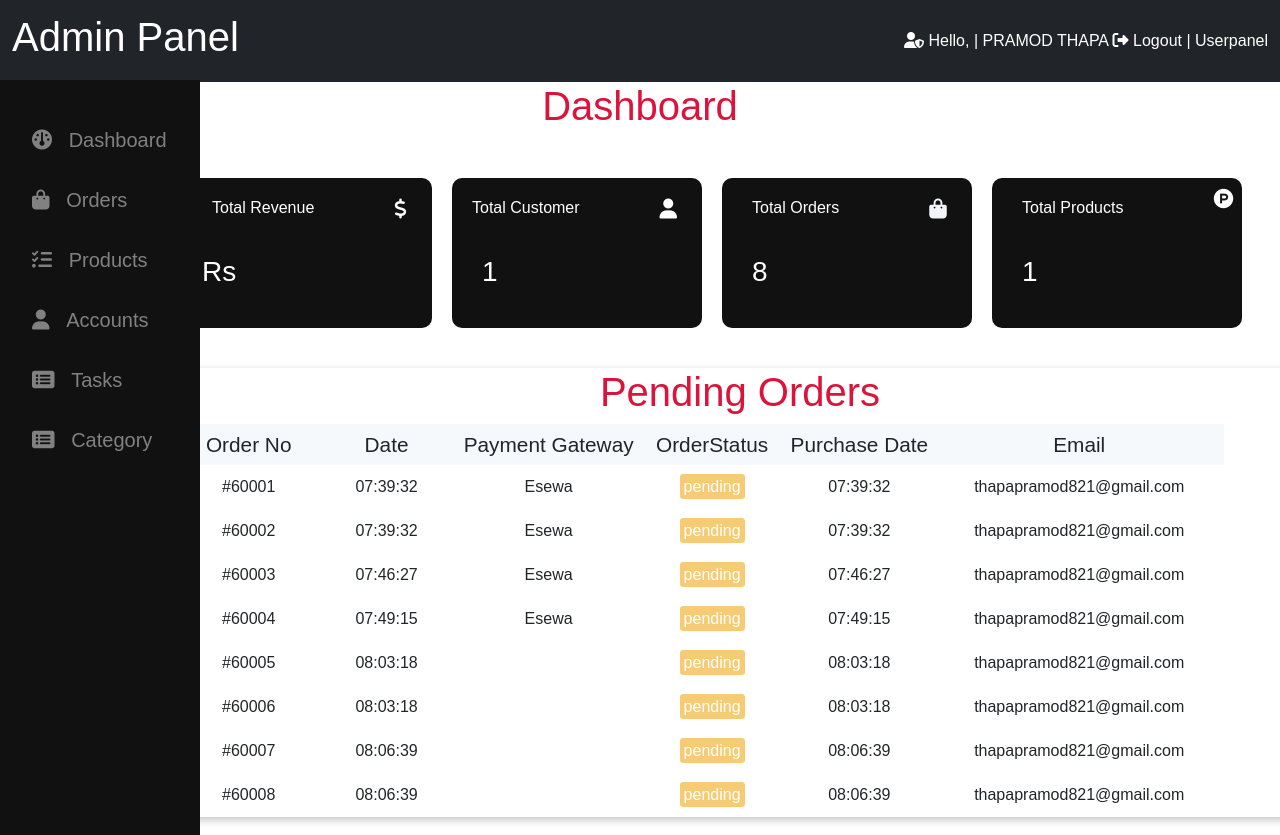
The app's page /frontend/pages/admin/homepage.php (signed in), older data.
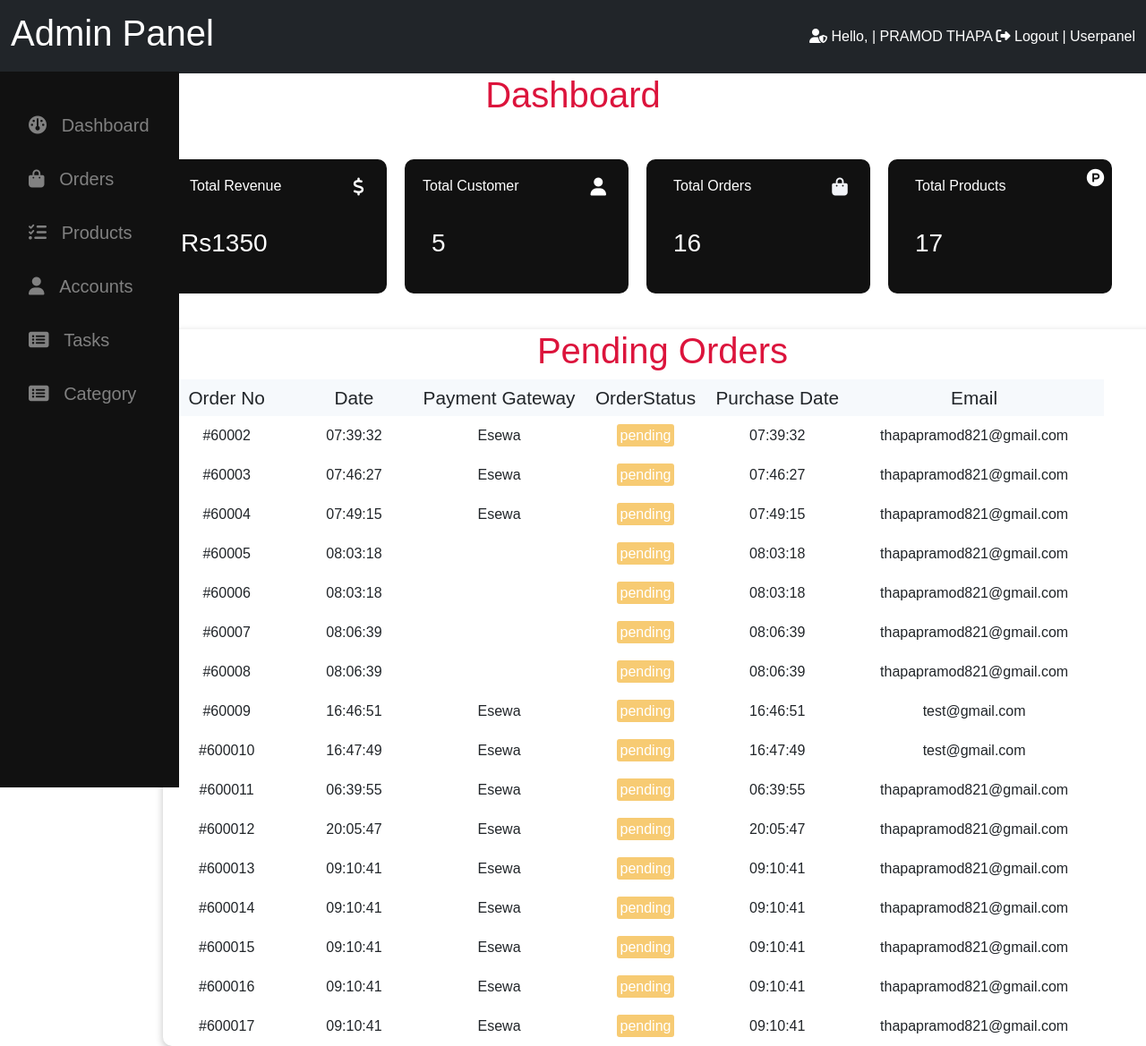
The same page, newer data.
### tables this page shows
CREATE TABLE `orders` (
  `order_id` int(11) NOT NULL,
  `user_id` int(11) NOT NULL,
  `product_name` varchar(255) DEFAULT NULL,
  `quantity` int(11) NOT NULL,
  `total` int(11) NOT NULL,
  `order_status` varchar(255) DEFAULT NULL,
  `payment_method` varchar(255) DEFAULT NULL,
  `email` varchar(255) DEFAULT NULL,
  `city` varchar(255) DEFAULT NULL,
  `address` varchar(255) DEFAULT NULL,
  `product_image` varchar(255) DEFAULT NULL,
  `purchase_date` time DEFAULT current_timestamp()
);

### frontend/pages/admin/homepage.php (the view, shortened to what this page needs)
<?php
include "./dashboard.php";
include "../../../backend/config/connection.php";
$customer_count = mysqli_query($connect, "SELECT * FROM user_info where usertype = 'user'");
$row_count = mysqli_num_rows($customer_count);
$order_count = mysqli_query($connect, "SELECT * FROM orders where order_status = 'pending'");
$order_row_count = mysqli_num_rows($order_count);
$product_count = mysqli_query($connect, "SELECT * FROM products_details");
$product_row_count = mysqli_num_rows($product_count);
$revenue = mysqli_query($connect, "SELECT SUM(total) as total FROM orders where order_status ='Completed' ");
$revenue_fetch = mysqli_fetch_assoc($revenue);
?>
<!DOCTYPE html>
<html lang="en">
<head>
    <link rel="stylesheet" href="https://cdnjs.cloudflare.com/ajax/libs/font-awesome/6.4.0/css/all.min.css" />
    <link rel="stylesheet" href="../../assets/css/bootstrap.min.css">
    <link rel="stylesheet" href="../../assets/css/admin-css/homepage.css">
</head>
<body>
    <div class="container">
        <div class="row">
            <div class="col">
                <div class="text-center" id="dashboard-heading">
                    <h1 class=""> Dashboard </h1>
                </div>
            </div>
            <div class="detail-container">
                <div class="revenue-container">
                    <div class="revenue-heading">
                        <h6>Total Revenue</h6>
                        <i class="fa-solid fa-dollar-sign fa-lg "></i>
                    </div>
                    <h3> <?php echo "Rs" . "" .  $revenue_fetch['total'];  ?></h3>
                </div>
                <div class="customer-container">
                    <a href="../admin/viewaccounts.php">
                        <div class="heading">
                            <h6>Total Customer</h6>
                            <i class="fa-solid fa-user fa-lg"></i>
                        </div>
                        <h3 style="color: white;"><?php echo $row_count; ?></h3>
                    </a>
                </div>
                <div class="order-container">
                    <a href="../admin/pendingOrder.php">
                        <div class="order-heading">
                            <h6>Total Orders</h6>
                            <i class="fa-solid fa-bag-shopping fa-lg" style="color: #f2f4f8;"></i>
                        </div>
                        <h3><?php echo $order_row_count; ?></h3>
                    </a>
                </div>
                <div class="products-container">
                    <a href="../admin/products.php">
                        <div class="product-heading">
                            <h6>Total Products</h6>
                            <i class="fa-brands fa-product-hunt fa-lg"></i>
                        </div>
                        <h3><?php echo $product_row_count; ?></h3>
                    </a>
                </div>
            </div>
        </div>
        <?php
        include "../../../backend/config/connection.php";
        $stmt = "SELECT * FROM orders where order_status = 'pending'";
        $response = mysqli_query($connect, $stmt);
        ?>
        <div class="main-container">
            <h1 style="text-align: center; color:crimson;">Pending Orders</h1>
            <table>
                <tr>
                    <thead>
                        <th class="order_id">Order No</th>
                        <th>Date</th>
                        <th>Payment Gateway</th>
                        <th>OrderStatus</th>
                        <th>Purchase Date</th>
                        <th class="action">Email</th>
                    </thead>
                </tr>
                <?php if (mysqli_num_rows($response) > 0) { ?>
                    <tbody>
                        <?php while ($row = mysqli_fetch_assoc($response)) { ?>
                            <tr>
                                <td><?php echo $oderid = '#' . 6000 . $row['order_id']; ?></td>
                                <td><?php echo $row['purchase_date']; ?></td>
                                <td><?php echo  $row['payment_method']; ?></td>
                                <td><span class="order_status"><?php echo $oderid =  $row['order_status']; ?></span></td>
                                <td><?php echo  $row['purchase_date']; ?></td>
                                <td><?php echo  $row['email']; ?></td>
                            </tr>
                    <?php }
                    } else {
                        echo "NO ORDER YET MAKE YOU FIRST ORDER";
                    } ?>
                    </tbody>
            </table>
        </div>
</body>
</html>

Row changes from the older to the newer data that the page shows:
no longer on this page (row edited): orders: order_id "#60001", purchase_date "07:39:32", payment_method "Esewa", order_status "pending", email "thapapramod821@gmail.com"
added orders: order_id "#60009", purchase_date "16:46:51", payment_method "Esewa", order_status "pending", email "test@gmail.com"
added orders: order_id "#600010", purchase_date "16:47:49", payment_method "Esewa", order_status "pending", email "test@gmail.com"
added orders: order_id "#600011", purchase_date "06:39:55", payment_method "Esewa", order_status "pending", email "thapapramod821@gmail.com"
added orders: order_id "#600012", purchase_date "20:05:47", payment_method "Esewa", order_status "pending", email "thapapramod821@gmail.com"
added orders: order_id "#600013", purchase_date "09:10:41", payment_method "Esewa", order_status "pending", email "thapapramod821@gmail.com"
added orders: order_id "#600014", purchase_date "09:10:41", payment_method "Esewa", order_status "pending", email "thapapramod821@gmail.com"
added orders: order_id "#600015", purchase_date "09:10:41", payment_method "Esewa", order_status "pending", email "thapapramod821@gmail.com"
added orders: order_id "#600016", purchase_date "09:10:41", payment_method "Esewa", order_status "pending", email "thapapramod821@gmail.com"
added orders: order_id "#600017", purchase_date "09:10:41", payment_method "Esewa", order_status "pending", email "thapapramod821@gmail.com"
Text that changed along with them:
$revenue_fetch['total']: (not shown) → "1350"
$row_count: "1" → "5"
$order_row_count: "8" → "16"
$product_row_count: "1" → "17"
